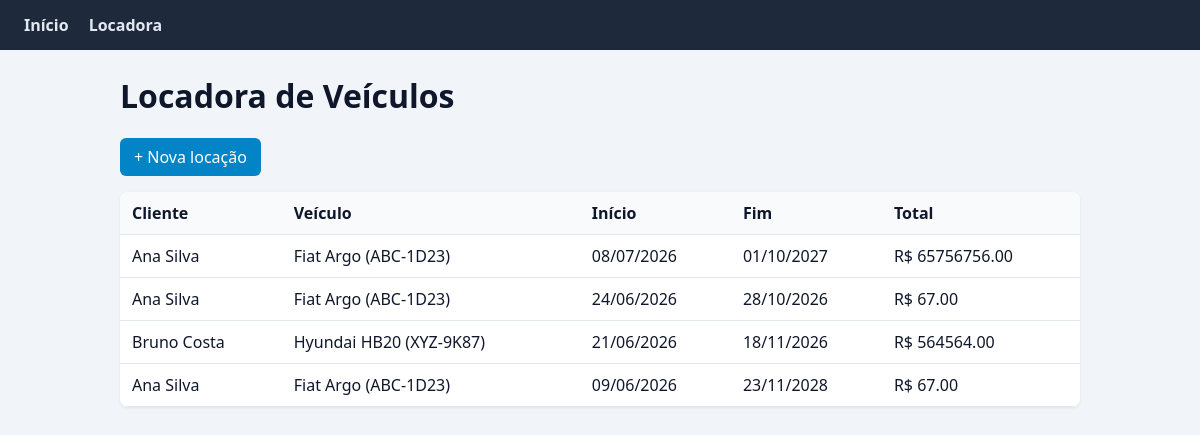
The page /locadora/ on the database its author committed.
### models/locacao.py (models this page shows)
class Locacao(ModeloBase):
    __tablename__ = "locacoes"
    cliente_id = db.Column(db.Integer, db.ForeignKey("clientes_locadora.id"), nullable=False)
    veiculo_id = db.Column(db.Integer, db.ForeignKey("veiculos.id"), nullable=False)
    data_inicio = db.Column(db.Date, nullable=False)
    data_fim = db.Column(db.Date, nullable=False)
    valor_total = db.Column(db.Float, nullable=False)
    cliente = db.relationship("ClienteLocadora", back_populates="locacoes")
    veiculo = db.relationship("Veiculo", back_populates="locacoes")
    @classmethod
    def listar_com_detalhes(cls):
        return cls.query.order_by(cls.data_criacao.desc()).all()

### models/cliente_locadora.py (models this page shows, shortened)
class ClienteLocadora(ModeloBase):
    __tablename__ = "clientes_locadora"
    nome = db.Column(db.String(120), nullable=False)
    cpf = db.Column(db.String(14), nullable=False, unique=True)
    cnh = db.Column(db.String(15), nullable=False, unique=True)
    locacoes = db.relationship("Locacao", back_populates="cliente", cascade="all, delete-orphan")

### models/veiculo.py (models this page shows, shortened)
class Veiculo(ModeloBase):
    __tablename__ = "veiculos"
    placa = db.Column(db.String(10), nullable=False, unique=True)
    modelo = db.Column(db.String(80), nullable=False)
    diaria = db.Column(db.Float, nullable=False)
    locacoes = db.relationship("Locacao", back_populates="veiculo", cascade="all, delete-orphan")

### controllers/locadora_controller.py (the view)
@locadora_bp.route("/")
def index():
    locacoes = Locacao.listar_com_detalhes()
    return render_template("locadora/lista.html", locacoes=locacoes)

### views/templates/locadora/lista.html (shortened to what this page needs)
{% extends "layout.html" %}
{% block content %}
<h1>Locadora de Veículos</h1>
<p><a class="btn" href="{{ url_for('locadora.cadastrar') }}">+ Nova locação</a></p>
{% if locacoes %}
<table>
    <thead>
        <tr>
            <th>Cliente</th>
            <th>Veículo</th>
            <th>Início</th>
            <th>Fim</th>
            <th>Total</th>
        </tr>
    </thead>
    <tbody>
        {% for locacao in locacoes %}
        <tr>
            <td>{{ locacao.cliente.nome }}</td>
            <td>{{ locacao.veiculo.modelo }} ({{ locacao.veiculo.placa }})</td>
            <td>{{ locacao.data_inicio.strftime('%d/%m/%Y') }}</td>
            <td>{{ locacao.data_fim.strftime('%d/%m/%Y') }}</td>
            <td>R$ {{ "%.2f"|format(locacao.valor_total) }}</td>
        </tr>
        {% endfor %}
    </tbody>
</table>
{% else %}
<p>Nenhuma locação cadastrada até o momento.</p>
{% endif %}
{% endblock %}

### views/templates/layout.html (shortened to what this page needs)
<!DOCTYPE html>
<html lang="pt-BR">
<head>
    <link rel="stylesheet" href="{{ url_for('static', filename='css/style.css') }}">
</head>
<body>
    <nav class="nav">
        <a href="{{ url_for('dashboard.index') }}">Início</a>
        <a href="{{ url_for('locadora.index') }}">Locadora</a>
    </nav>
    <main class="container">
        {% block content %}{% endblock %}
    </main>
</body>
</html>

### views/static/css/style.css (style rules this page uses)
body { font-family: "Segoe UI", Arial, sans-serif; margin: 0; background: #f1f5f9; color: #0f172a; }
.nav { background: #1e293b; padding: 14px 24px; display: flex; gap: 20px; }
.nav a { color: #e2e8f0; text-decoration: none; font-weight: 600; }
.container { max-width: 960px; margin: 24px auto; padding: 0 16px; }
table { width: 100%; border-collapse: collapse; background: #fff; border-radius: 8px; overflow: hidden; box-shadow: 0 1px 3px rgba(0, 0, 0, 0.08); }
th, td { padding: 10px 12px; border-bottom: 1px solid #e2e8f0; text-align: left; }
th { background: #f8fafc; }
.btn { display: inline-block; padding: 8px 14px; background: #0284c7; color: #fff; text-decoration: none; border-radius: 6px; }

### rows shown on the page
Locacao: cliente.nome "Ana Silva", veiculo.modelo "Fiat Argo", veiculo.placa "ABC-1D23", data_inicio "08/07/2026", data_fim "01/10/2027", valor_total "65756756.00"
Locacao: cliente.nome "Ana Silva", veiculo.modelo "Fiat Argo", veiculo.placa "ABC-1D23", data_inicio "24/06/2026", data_fim "28/10/2026", valor_total "67.00"
Locacao: cliente.nome "Bruno Costa", veiculo.modelo "Hyundai HB20", veiculo.placa "XYZ-9K87", data_inicio "21/06/2026", data_fim "18/11/2026", valor_total "564564.00"
Locacao: cliente.nome "Ana Silva", veiculo.modelo "Fiat Argo", veiculo.placa "ABC-1D23", data_inicio "09/06/2026", data_fim "23/11/2028", valor_total "67.00"
